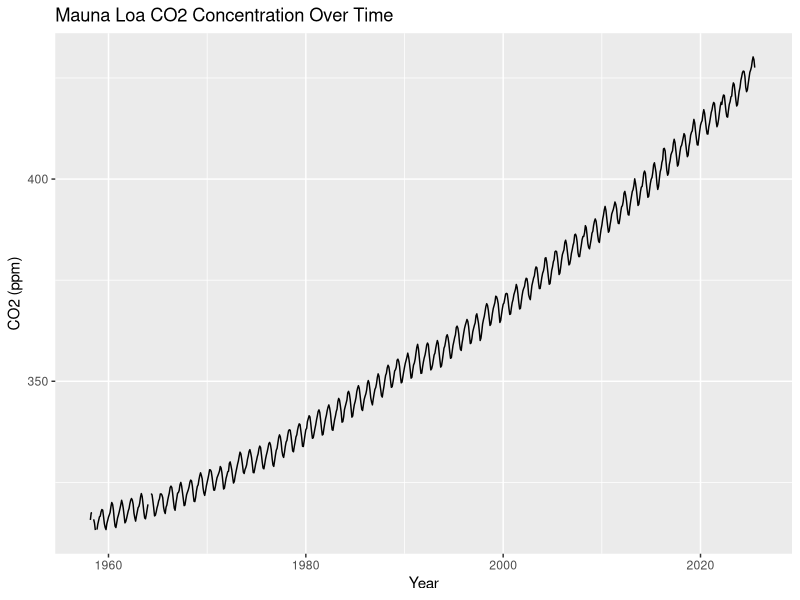
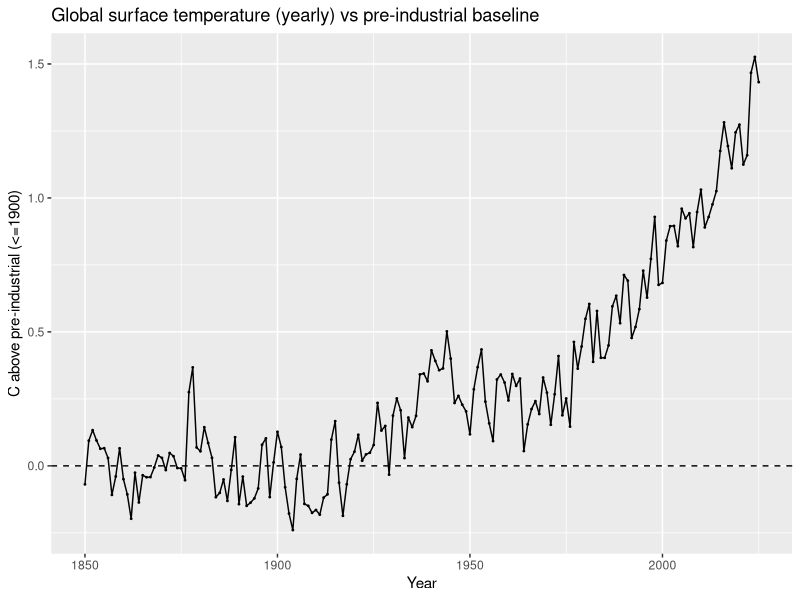
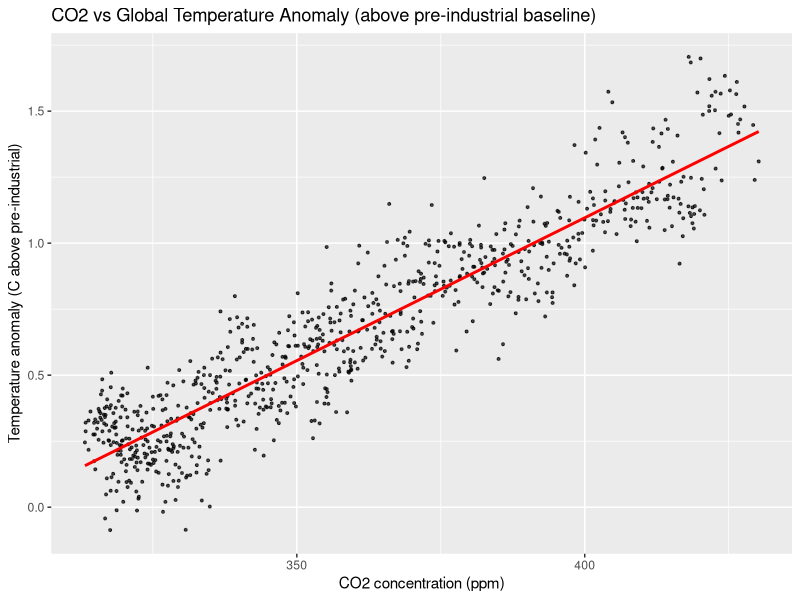
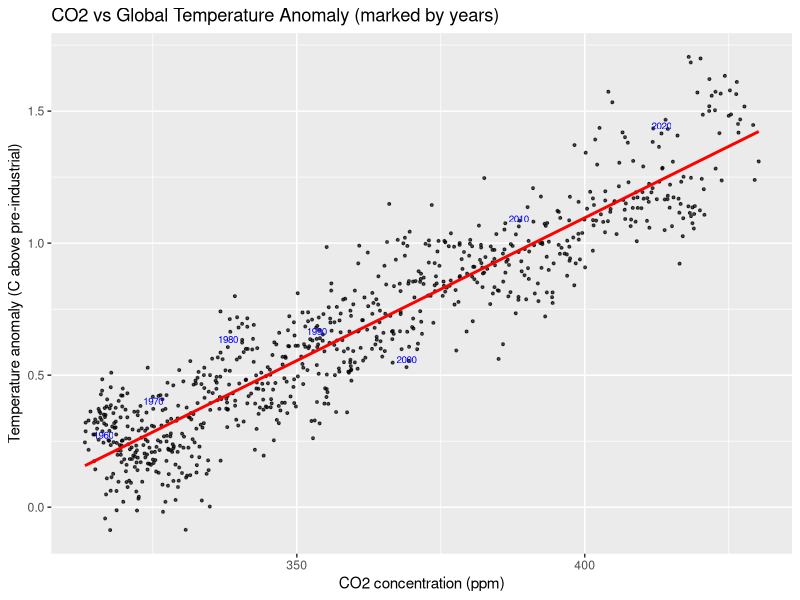
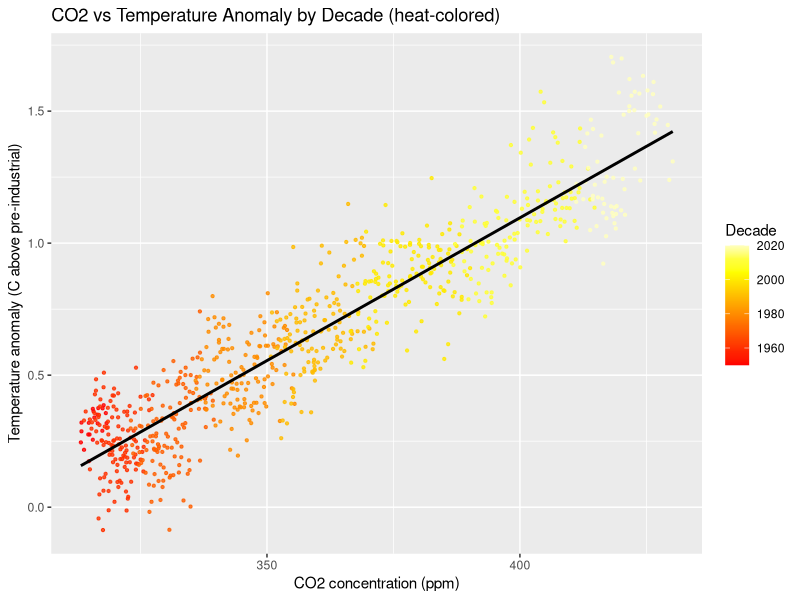
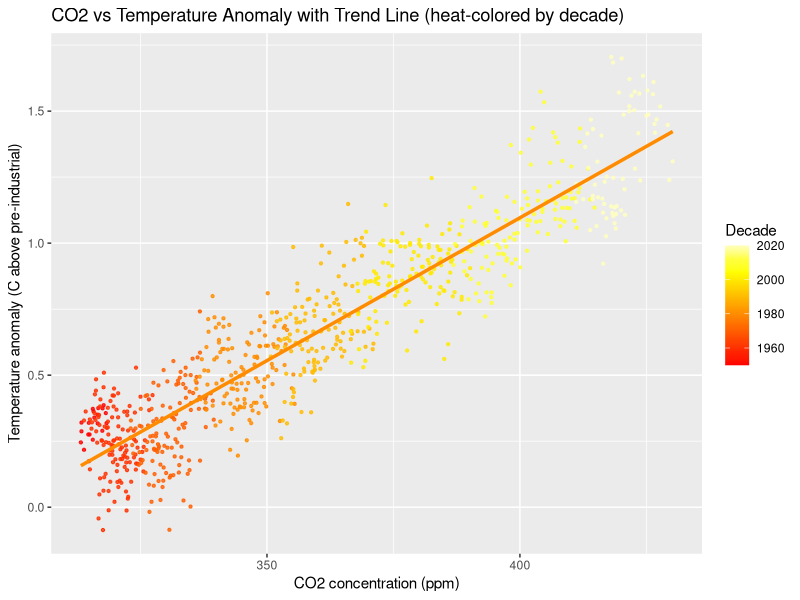
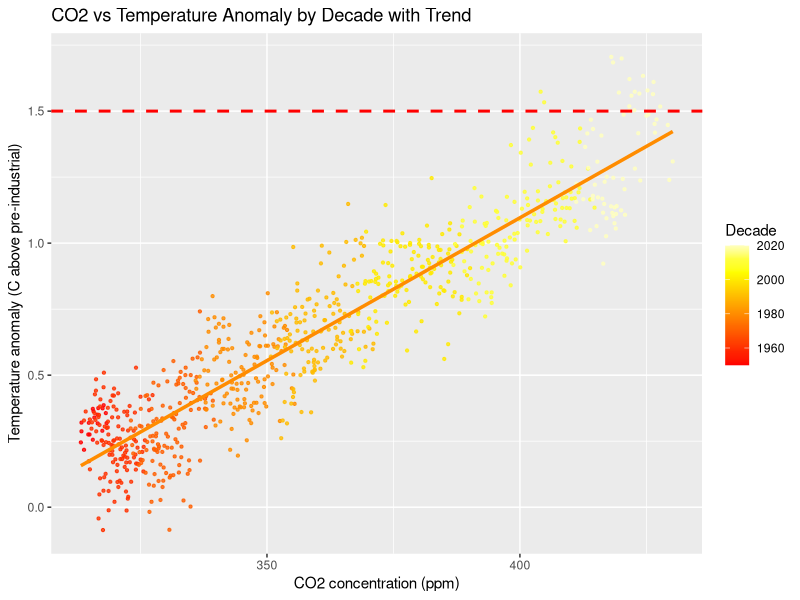
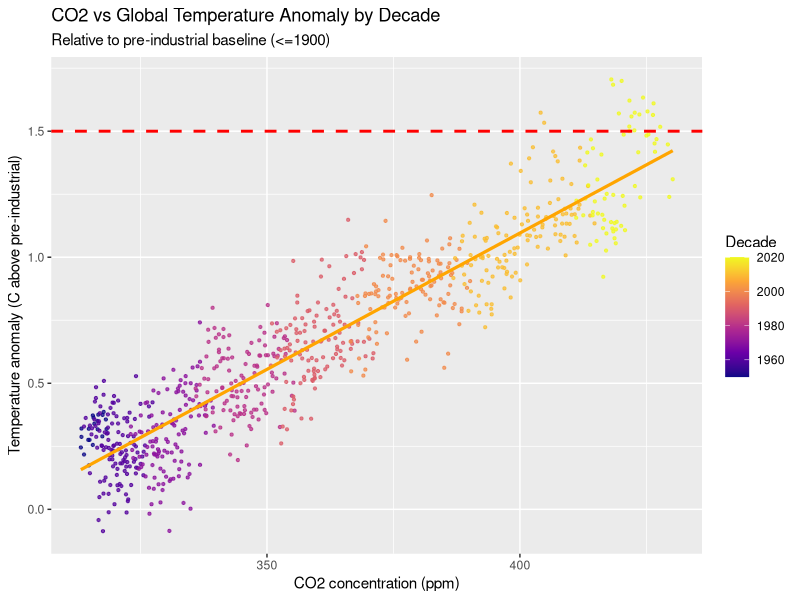

Write the R code that produced these figures, in order.
## ---- chunk 1
library(tidyverse)
scripps <- read_delim("scripps-co2.csv") %>%
  select(year, month, co2)

scripps
## ---- chunk 2
summary(scripps$co2)

scripps %>%
  filter(co2 < 0) %>%
  count()

scripps <- scripps %>%
  mutate(co2 = ifelse(co2 < 0, NA, co2))

summary(scripps$co2)
## ---- chunk 3
scripps <- scripps %>%
  mutate(date = as.Date(paste(year, month, 1, sep = "-")))

scripps %>%
  summarize(
    earliest = min(date, na.rm = TRUE),
    latest = max(date, na.rm = TRUE)
  )
## ---- chunk 4
scripps %>%
  ggplot(aes(x = date, y = co2)) +
  geom_line() +
  labs(
    title = "Mauna Loa CO2 Concentration Over Time",
    x = "Year",
    y = "CO2 (ppm)"
  )
## ---- chunk 5
hadcrut <- read_delim("hadcrut-monthly.csv") %>%
  select(year, `1`:`12`)  

head(hadcrut)
## ---- chunk 6
hadcrut_long <- hadcrut %>%
  pivot_longer(
    cols = `1`:`12`,
    names_to = "month",
    values_to = "temp_anomaly"
  )

head(hadcrut_long, 12)
## ---- chunk 7
summary(hadcrut_long$temp_anomaly)

hadcrut_long <- hadcrut_long %>%
  mutate(temp_anomaly = ifelse(temp_anomaly <= -9, NA, temp_anomaly)) %>%
  filter(!is.na(temp_anomaly))

summary(hadcrut_long$temp_anomaly)
## ---- chunk 8
hadcrut_long %>%
  summarize(
    earliest = min(year, na.rm = TRUE),
    latest   = max(year, na.rm = TRUE)
  )

month_check <- hadcrut_long %>%
  filter(year == 2025) %>%
  summarize(latest_month = max(as.integer(month), na.rm = TRUE)) %>%
  pull(latest_month)

month_check
if (month_check == 6) cat("June\n")


## ---- chunk 9
pre_industrial_baseline <- hadcrut_long %>%
  filter(year <= 1900) %>%
  summarize(baseline = mean(temp_anomaly, na.rm = TRUE))

pre_industrial_baseline
## ---- chunk 10
hadcrut_long <- hadcrut_long %>%
  mutate(temp_above_preindustrial = temp_anomaly - pre_industrial_baseline$baseline)

head(hadcrut_long, 10)
## ---- chunk 11
hadcrut_year <- hadcrut_long %>%
  group_by(year) %>%
  summarize(above_preindustrial = mean(temp_above_preindustrial, na.rm = TRUE))

ggplot(hadcrut_year, aes(x = year, y = above_preindustrial)) +
  geom_line() +
  geom_point(size = 0.3) +
  geom_hline(yintercept = 0, linetype = "dashed") +
  labs(
    title = "Global surface temperature (yearly) vs pre-industrial baseline",
    x = "Year",
    y = "C above pre-industrial (<=1900)"
  )
## ---- chunk 12
hadcrut_long <- hadcrut_long %>%
  mutate(month = as.numeric(month))

merged_data <- left_join(scripps, hadcrut_long, by = c("year", "month"))
merged_data
## ---- chunk 13
merged_data %>%
  ggplot(aes(x = co2, y = temp_above_preindustrial)) +
  geom_point(size = 0.7, alpha = 0.7) +
  geom_smooth(method = "lm", se = FALSE, color = "red") +
  labs(
    title = "CO2 vs Global Temperature Anomaly (above pre-industrial baseline)",
    x = "CO2 concentration (ppm)",
    y = "Temperature anomaly (C above pre-industrial)"
  )
## ---- chunk 14
merged_data %>%
  ggplot(aes(x = co2, y = temp_above_preindustrial)) +
  geom_point(size = 0.7, alpha = 0.7) +
  geom_smooth(method = "lm", se = FALSE, color = "red") +
  geom_text(
    data = merged_data %>%
      filter(month == 1 & year %% 10 == 0), 
    aes(label = year),
    size = 2.5, vjust = -0.5, color = "blue"
  ) +
  labs(
    title = "CO2 vs Global Temperature Anomaly (marked by years)",
    x = "CO2 concentration (ppm)",
    y = "Temperature anomaly (C above pre-industrial)"
  )
## ---- chunk 15
merged_data %>%
  mutate(decade = floor(year / 10) * 10) %>%
  ggplot(aes(x = co2, y = temp_above_preindustrial, color = decade)) +
  geom_point(size = 0.8, alpha = 0.8) +
  geom_smooth(method = "lm", se = FALSE, color = "black") +
  scale_color_gradientn(colors=heat.colors(10)) + 
  labs(
    title = "CO2 vs Temperature Anomaly by Decade (heat-colored)",
    x = "CO2 concentration (ppm)",
    y = "Temperature anomaly (C above pre-industrial)",
    color = "Decade"
  )
## ---- chunk 16
merged_data %>%
  mutate(decade = floor(year / 10) * 10) %>%
  ggplot(aes(x = co2, y = temp_above_preindustrial, color = decade)) +
  geom_point(size = 0.8, alpha = 0.8) +
  geom_smooth(method = "lm", se = FALSE, color = "darkorange", size = 1.2) +
  scale_color_gradientn(colors = heat.colors(10)) +
  labs(
    title = "CO2 vs Temperature Anomaly with Trend Line (heat-colored by decade)",
    x = "CO2 concentration (ppm)",
    y = "Temperature anomaly (C above pre-industrial)",
    color = "Decade"
  )
## ---- chunk 17
merged_data %>%
  mutate(decade = floor(year / 10) * 10) %>%
  ggplot(aes(x = co2, y = temp_above_preindustrial, color = decade)) +
  geom_point(size = 0.8, alpha = 0.8) +
  geom_smooth(method = "lm", se = FALSE, color = "darkorange", size = 1.2) + 
  geom_hline(yintercept = 1.5, color = "red", linetype = "dashed", size = 1) + 
  scale_color_gradientn(colors = heat.colors(10)) +
  labs(
    title = "CO2 vs Temperature Anomaly by Decade with Trend",
    x = "CO2 concentration (ppm)",
    y = "Temperature anomaly (C above pre-industrial)",
    color = "Decade"
  )
## ---- chunk 18
merged_data %>%
  mutate(decade = floor(year / 10) * 10) %>%
  ggplot(aes(x = co2, y = temp_above_preindustrial, color = decade)) +
  geom_point(size = 0.8, alpha = 0.75) +
  geom_smooth(method = "lm", se = FALSE, color = "orange", linewidth = 1.1) +
  geom_hline(yintercept = 1.5, linetype = "dashed", color = "red", linewidth = 1) +
  scale_color_viridis_c(option = "plasma", name = "Decade") +
  labs(
    title = "CO2 vs Global Temperature Anomaly by Decade",
    subtitle = "Relative to pre-industrial baseline (<=1900)",
    x = "CO2 concentration (ppm)",
    y = "Temperature anomaly (C above pre-industrial)"
  )
## ---- chunk 19
uah <- read_delim("UAH-lower-troposphere-wide.csv") %>%
  select(year, month, globe)

glimpse(uah)
head(uah, 10)
summary(uah$globe)
## ---- chunk 20
merged_temp <- hadcrut_long %>%
  select(year, month, temp_anomaly) %>%
  left_join(
    uah %>% select(year, month, globe),
    by = c("year", "month")
  ) %>%
  rename(
    surface = temp_anomaly,
    troposphere = globe
  )

glimpse(merged_temp)
head(merged_temp, 10)
summary(merged_temp)
## ---- chunk 21
merged_long <- merged_temp %>%
  pivot_longer(c(surface, troposphere),
               names_to = "type",
               values_to = "anomaly") %>%
  mutate(type = ifelse(type == "troposphere", "lower troposphere", type))

head(merged_long, 10)
## ---- chunk 22
merged_long %>%
  ggplot(aes(x = year, y = anomaly, color = type)) +
  geom_point(alpha = 0.6, size = 0.8) +
  geom_smooth(method = "lm", se = FALSE, linewidth = 1) +
  labs(title = "Temperature Anomaly over Time by Type",
       x = "Year",
       y = "Temperature Anomaly (C)",
       color = "Type") +
  scale_color_manual(values = c("surface" = "orange", "lower troposphere" = "skyblue"))
